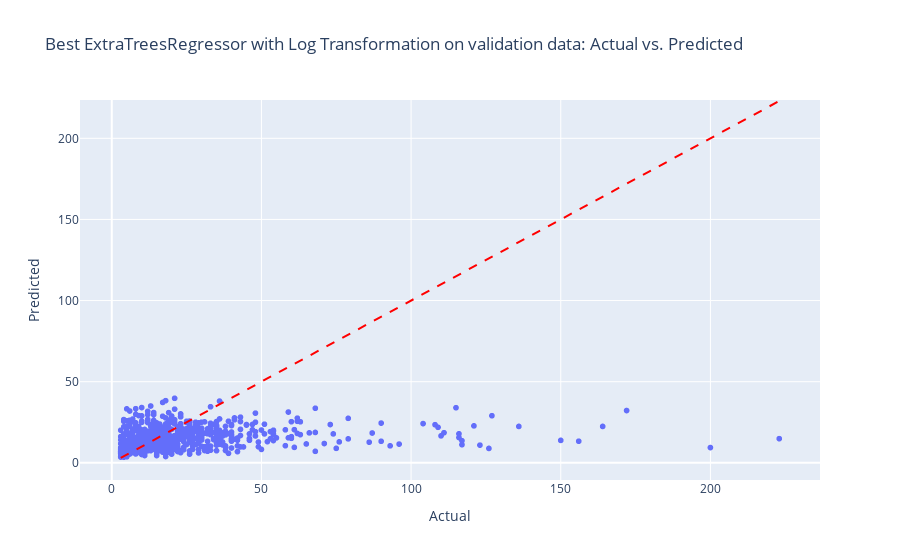

The code cell stored with this chart in its notebook:
### Markdown cell above
## Hyperparamtertuning av ExtraTreesRegressor med log transformert target variabel

### Code cell
from sklearn.model_selection import RandomizedSearchCV
import numpy as np
from sklearn.ensemble import ExtraTreesRegressor

y_train_log = np.log1p(y_train)

# Define the parameter grid for ExtraTreesRegressor
param_grid_et = {
    'n_estimators': [100, 200, 500],
    'max_depth': [10, 20, 50, None],
    'min_samples_split': [2, 5, 10],
    'min_samples_leaf': [1, 2, 4],
    'bootstrap': [True, False]
}

# Initialize RandomizedSearchCV for ExtraTreesRegressor
random_search_et = RandomizedSearchCV(
    estimator=ExtraTreesRegressor(random_state=42),
    param_distributions=param_grid_et,
    n_iter=50,
    cv=5,
    scoring='neg_root_mean_squared_error',
    verbose=2,
    random_state=42,
    n_jobs=-1
)

# Fit the random search model on the log-transformed target variable
random_search_et.fit(X_train_imputed, y_train_log)

# Best hyperparameters
print(f"Best Hyperparameters: {random_search_et.best_params_}")

# Get the best RMSE on the log-transformed scale
best_rmse_log = -random_search_et.best_score_
print(f"Best RMSE on Log Scale: {best_rmse_log:.3f}")

# Convert best RMSE on the log scale to approximate original scale RMSE
best_rmse_original_scale = np.expm1(best_rmse_log)  # Approximate to interpret scale
print(f"Approximate Best RMSE on Original Scale: {best_rmse_original_scale:.3f}")

# Use the best model to predict on the validation set
best_et_model = random_search_et.best_estimator_
y_val_pred_log = best_et_model.predict(X_val_imputed)

# Apply the inverse transformation to predictions
y_val_pred_et = np.expm1(y_val_pred_log)

# Calculate RMSE for the full feature set on original scale
rmse_val_et = root_mean_squared_error(y_val, y_val_pred_et)
print(f"RMSE on Validation Set with Log Transformation Applied: {rmse_val_et:.3f}")

# Plot actual vs predicted values
plot_actual_vs_pred(y_val, y_val_pred_et, "Best ExtraTreesRegressor with Log Transformation on validation data")

### Figure 1 — Plotly figure (JSON) as saved in the notebook; plotly's stock layout.template omitted (floating-point values rounded to 4 significant figures; data arrays with more than 128 entries replaced by an {"elided": "..."} marker saying what was removed)
{"data": [{"hovertemplate": "Actual=%{x}<br>Predicted=%{y}<extra></extra>", "legendgroup": "", "marker": {"color": "#636efa", "symbol": "circle"}, "mode": "markers", "name": "", "showlegend": false, "type": "scattergl", "x": {"elided": "1160 int values"}, "xaxis": "x", "y": {"elided": "1160 float values"}, "yaxis": "y"}], "layout": {"legend": {"tracegroupgap": 0}, "shapes": [{"line": {"color": "Red", "dash": "dash"}, "type": "line", "x0": 3, "x1": 223, "y0": 3, "y1": 223}], "title": {"text": "Best ExtraTreesRegressor with Log Transformation on validation data: Actual vs. Predicted"}, "xaxis": {"anchor": "y", "domain": [0, 1], "title": {"text": "Actual"}}, "yaxis": {"anchor": "x", "domain": [0, 1], "title": {"text": "Predicted"}}}}
